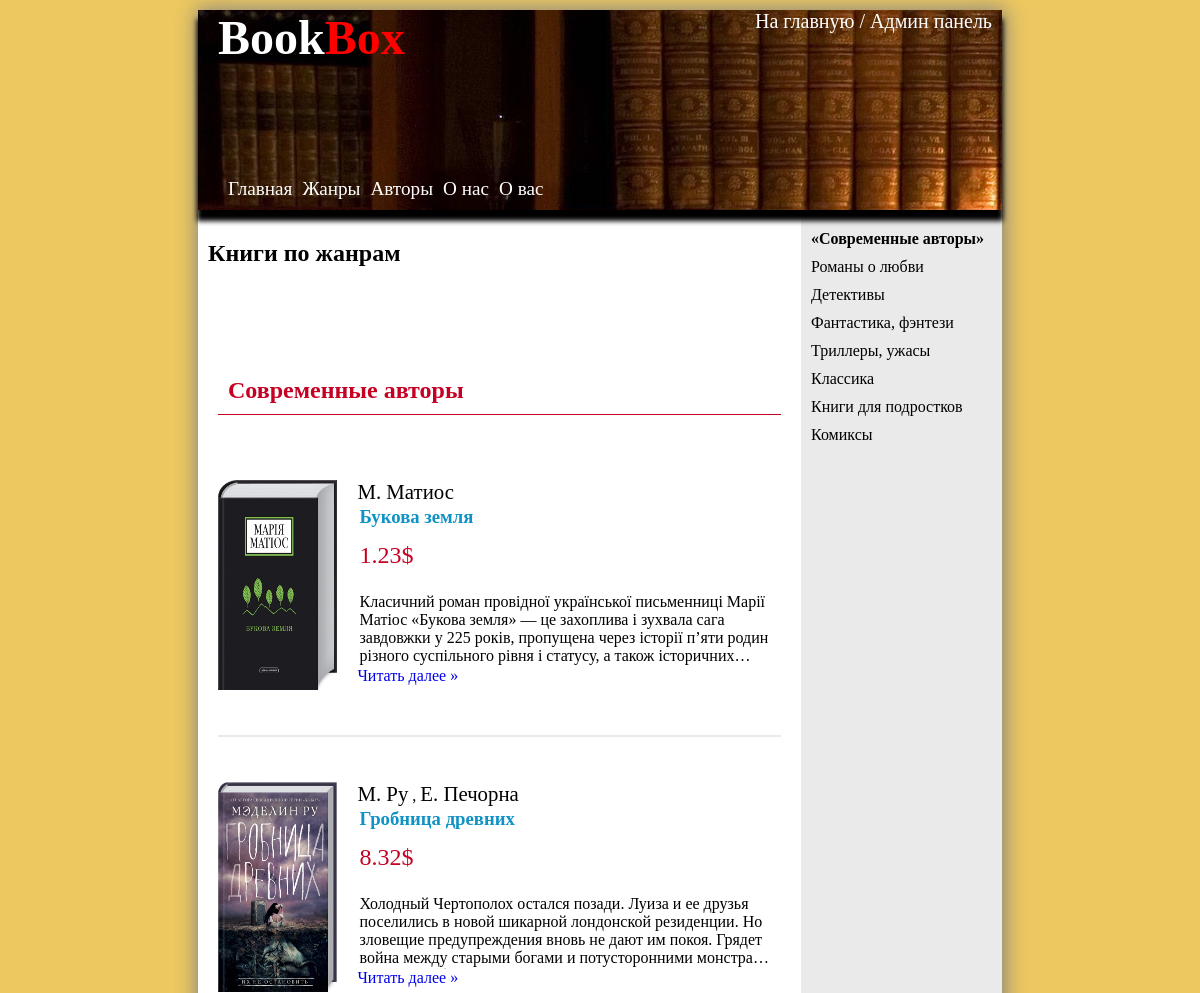
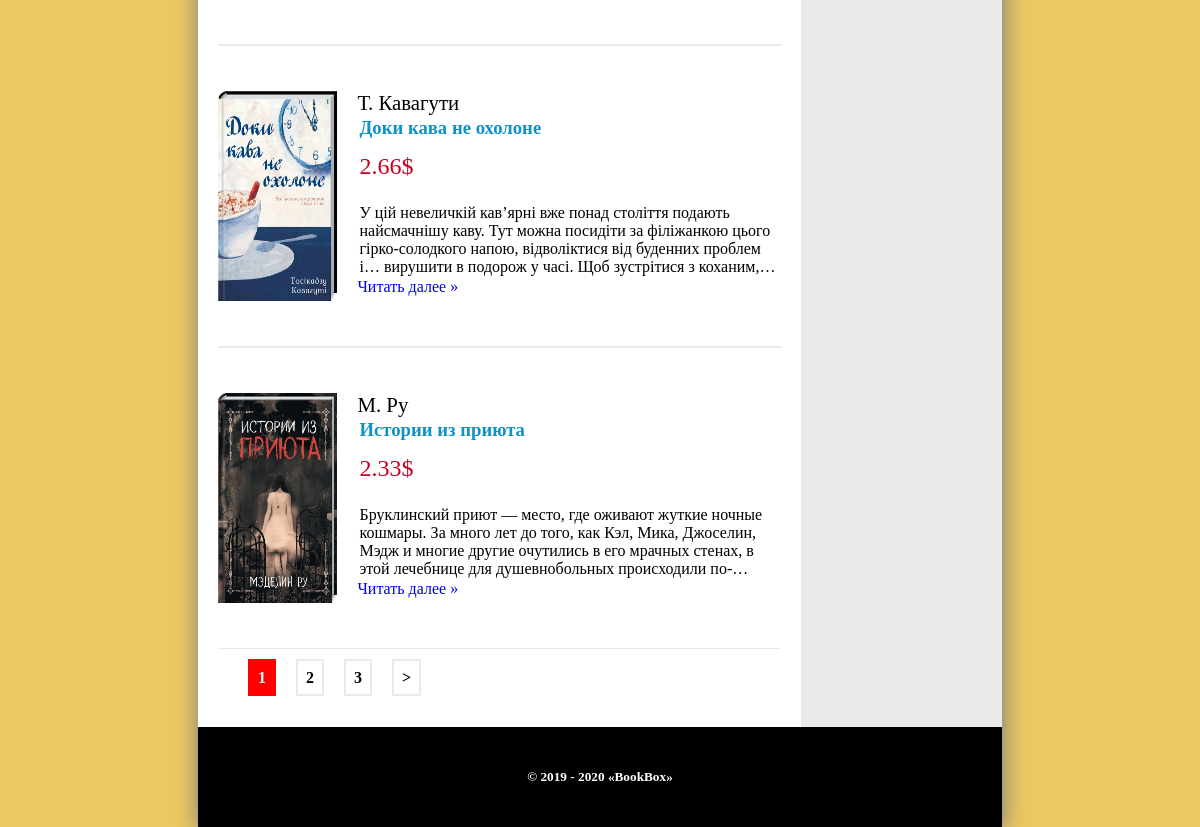
The page /catalog/1/page-1 on the database its author committed (2 pictures, top to bottom).
### tables this page shows
CREATE TABLE `genres` (
  `id` int(11) NOT NULL,
  `name_genre` varchar(20) NOT NULL,
  `genre_description` text NOT NULL
);

CREATE TABLE `books` (
  `id` bigint(20) NOT NULL,
  `name_book` varchar(20) NOT NULL,
  `description` text NOT NULL,
  `price` float NOT NULL,
  `author_id` int(20) NOT NULL,
  `genre_id` int(20) NOT NULL,
  `image` mediumtext NOT NULL
);

CREATE TABLE `authors` (
  `id` int(11) NOT NULL,
  `name_author` varchar(255) NOT NULL,
  `information` text NOT NULL
);

### config/routes.php (called while the page is built)
<?php
return array(
    'books/([0-9]+)' => 'books/view/$1',
    'author/([0-9]+)' => 'books/author/$1',
    'books' => 'books/index',
    'catalog/([0-9]+)/page-([0-9]+)' => 'catalog/view/$1/$2',
    'catalog/([0-9]+)' => 'catalog/view/$1',
    'catalog' => 'catalog/index',
    'views/admin/([0-9]+)' => 'admin/view/$1',
    'views/admin/updbook/([0-9]+)' => 'admin/updbook/$1',
    'views/admin/addbook' => 'admin/addBook',
    'views/admin' => 'admin/adminPanel',
    'buyform/([0-9]+)' => 'mainpage/buyform/$1',
    'bookbox' => 'mainpage/index',
);

### controllers/CatalogController.php (called while the page is built, shortened)
<?php
class CatalogController
{
    public function actionView($catalog, $page = 1)
    {
        $total = Books::getTotalBooksInCategory($catalog);
        $pagination = new Pagination($total, $page, Catalog::SHOW_BY_DEFAULT, 'page-');
        $catalogItems = Catalog::getCatalogItemById($catalog, $page);
        $genresList = Genres::getGenresList();
        $authorsList = Books::getAuthorsList();
        require_once(ROOT . '/views/catalog/view.php');
        return true;
    }
}

### index.php (called while the page is built, shortened)
<?php
require_once(ROOT.'/components/Autoload.php');
(new Router)->run();

### models/Genres.php (called while the page is built)
<?php
class Genres
{
    public static function getGenresList()
    {
        $db = Db::getConnection();
        $result = $db->query('SELECT id, name_genre FROM genres');
        $genresList = array();
        $i = 0;
        while ($row = $result->fetch()) {
            $genresList[$i]['id'] = $row['id'];
            $genresList[$i]['name_genre'] = $row['name_genre'];
            $i++;
        }
        return $genresList;
    }
}

### models/Catalog.php (called while the page is built, shortened)
<?php
class Catalog
{
    public static function getCatalogItemById($id, $page = 1)
    {
        $db = Db::getConnection();
        $offset = ($page - 1) * self::SHOW_BY_DEFAULT;
        $result = $db->query('SELECT books.id, books.name_book, books.description, books.price,
                                books.image, books.author_id, GROUP_CONCAT(authors.name_author SEPARATOR ", ")
                                AS name_author FROM books
                                INNER JOIN authors ON books.author_id = authors.id
                                WHERE books.genre_id='.$id.'
                                GROUP BY name_book
                                LIMIT ' . self::SHOW_BY_DEFAULT
                                . ' OFFSET ' . $offset);
        $catalogItems = array();
        $i = 0;
        while ($row = $result->fetch()) {
            $catalogItems[$i]['id'] = $row['id'];
            $catalogItems[$i]['name_book'] = $row['name_book'];
            $catalogItems[$i]['description'] = $row['description'];
            $catalogItems[$i]['price'] = $row['price'];
            $catalogItems[$i]['image'] = $row['image'];
            $catalogItems[$i]['author_id'] = $row['author_id'];
            $catalogItems[$i]['name_author'] = $row['name_author'];
            $i++;
        }
        return $catalogItems;
    }
}

### models/Books.php (called while the page is built, shortened)
<?php
class Books
{
    public static function getTotalBooksInCategory($id)
    {
        $id = intval($id);
        if ($id) {
            $db = Db::getConnection();
            $result = $db->query('SELECT count(id) FROM books WHERE genre_id='. $id);
            $result->setFetchMode(PDO::FETCH_ASSOC);
            $row = $result->fetch();
            return $row['count(id)'];
        }
    }
    public static function getAuthorsList()
    {
        $db = Db::getConnection();
        $result = $db->query('SELECT * from authors');
        $authorList = array();
        $i = 0;
        while ($row = $result->fetch()) {
            $authorList[$i]['id'] = $row['id'];
            $authorList[$i]['name_author'] = $row['name_author'];
            $authorList[$i]['information'] = $row['information'];
            $i++;
        }
        return $authorList;
    }
}

### components/Autoload.php (called while the page is built, shortened)
<?php
spl_autoload_register(function ($class_name){
    $array_paths = array(
        '/models/',
        '/components/',
        '/admin/'
    );
    foreach ($array_paths as $path) {
        $path = ROOT . $path . $class_name . '.php';
    }
});

### views/catalog/view.php (the view, shortened to what this page needs)
<?php include ROOT . '/views/loyouts/header.php';?>
<div class="rightside">
    <ul>
        <?php foreach($genresList as $genresItem):?>
            <li>
                <?php if($genresItem['id'] == $catalog):?>
                    <a href="/bookbox/catalog/<?php echo $genresItem['id'];?>/page-1" style="font-weight: 600;">
                    &#xab;<?php echo $genresItem['name_genre'];?>&#xbb;
                    </a>
                    <?php else:?>
                    <a href="/bookbox/catalog/<?php echo $genresItem['id'];?>/page-1">
                        <?php echo $genresItem['name_genre'];?>
                    </a>
                <?php endif;?>
            </li>
        <?php endforeach;?>
    </ul>
</div>
    <div class="nav">
    <h2>Книги по жанрам</h2>
        <div class="book-container">
        <?php foreach($genresList as $genresItem):?>
            <?php if($genresItem['id'] == $catalog):?>
                <h2><?php echo $genresItem["name_genre"]?></h2>
            <?php endif;?>
        <?php endforeach;?>
        <?php foreach($catalogItems as $catalogItem):?>
                <div class="book">
                    <div class="book-img">
                        <a href="/bookbox/books/<?php echo $catalogItem["id"]?>">
                            <?php echo '<img src="\bookbox/assets/img/'.$catalogItem["image"].'" title="'.$catalogItem["name_book"].'">' ;?>
                        </a>
                    </div>
                <div class="book-info">
                    <?php $autors = explode(", ", $catalogItem['name_author']);$i=0;?>
                    <?php foreach($autors as $aItem):?>
                        <?php foreach($authorsList as $authorsItem):?>
                            <?php if($aItem == $authorsItem['name_author']):?>
                                <a href="/bookbox/author/<?php echo $authorsItem["id"]?>" style="text-decoration: none; color: black;">
                                     <?php if($i > 0):?>
                                        <?php echo ', ';?>
                                     <?php endif;?>
                                    <span style="color: black; font-size: 1.3em;"><?php echo $authorsItem['name_author'];?></span>
                                </a>
                                <?php $i++;?>
                            <?php endif;?>
                        <?php endforeach;?>
                    <?php endforeach;?>
                    <a href="/bookbox/books/<?php echo $catalogItem["id"]?>" style="text-decoration: none;">
                        <h3 class="book-name"><?php echo $catalogItem['name_book'];?></h3>
                    </a>
                    <p class="book-price"><?php echo $catalogItem['price'];?>$</p>
                    <p class="book-description"><?php echo $catalogItem['description'];?></p>
                  <a href="/bookbox/books/<?php echo $catalogItem["id"]?>" style="text-decoration: none;"> Читать&nbsp;далее&nbsp;»</a>
                </div>
            </div>
        <?php endforeach;?>
             <?php echo $pagination->get(); ?>
        </div>
    </div>
<?php include ROOT . '/views/loyouts/footer.php';?>

### components/Router.php (shortened to what this page needs)
<?php
class Router
{
    private $routes;
    public function __construct()
    {
        $routesPath = ROOT . '/config/routes.php';
        $this->routes = include($routesPath);
    }
    private function getURI()
    {
        if (!empty($_SERVER['REQUEST_URI'])) {
            return trim($_SERVER['REQUEST_URI'], '/');
        }
    }
    public function run()
    {
        $uri = $this->getURI();
        foreach ($this->routes as $uriPattern =>$path) {
            if (preg_match("~$uriPattern~", $uri)) {
                $internalRoute = preg_replace("~$uriPattern~", $path, $uri);
                $segment = explode('/', $internalRoute);
                array_shift($segment);
                $controllerName = ucfirst(array_shift($segment)) . 'Controller';
                $actionName = 'action' . ucfirst(array_shift($segment));
                $parameters = $segment;
                $controllerObject = new $controllerName;
                $result = call_user_func_array(array($controllerObject, $actionName), $parameters);
                if ($result != null) {
                    break;
                }
            }
        }
    }
}

### views/loyouts/header.php (shortened to what this page needs)
<!DOCTYPE html>
<html lang="en">
<head>
    <link rel="stylesheet" href="/bookbox/assets/css/main.css">
</head>
<body>
<div class="container">
  <div class="App">
      <div class="header">
        <h1><a href="/bookbox">Book<span>Box</span></a></h1>
        <div style="position: absolute; right: 10px; color: white; font-size: 20px;margin-left: 100px;">
          <a href="/bookbox">На главную</a> /
          <a href="/bookbox/views/admin/mainadmin">Админ панель</a>
        </div>
        <ul>
          <li><a href="/bookbox">Главная</a></li>
          <li><a href="#">Жанры</a></li>
          <li><a href="#">Авторы</a></li>
          <li><a href="#">О нас</a></li>
          <li><a href="#">О вас</a></li>
        </ul>
      </div>

### components/Pagination.php (shortened to what this page needs)
<?php
class Pagination
{
    private $max = 10;
    private $index = 'page';
    private $current_page;
    private $total;
    private $limit;
    public function __construct($total, $currentPage, $limit, $index)
    {
        $this->total = $total;
        $this->limit = $limit;
        $this->index = $index;
        $this->amount = $this->amount();
    }
    public function get()
    {
        $links = null;
        $limits = $this->limits();
        $html = '<ul class="pagination" style="display: flex;  list-style-type: none;margin: 0;padding: 10px;margin: 10px;">';
        for ($page = $limits[0]; $page <= $limits[1]; $page++) {
            if ($page == $this->current_page) {
                $links .= '<li class="active" style=""><a href="#" style="font-weight: 600;text-decoration: none;color:white;margin: 10px; padding: 10px;background-color: red;">' . $page . '</a></li>';
            } else {
                $links .= $this->generateHtml($page);
            }
        }
        if (!is_null($links)) {
            if ($this->current_page < $this->amount)
                $links .= $this->generateHtml($this->amount, '&gt;');
        }
        $html .= $links . '</ul>';
        return $html;
    }
    private function generateHtml($page, $text = null)
    {
        if (!$text)
            $text = $page;
        $currentURI = rtrim($_SERVER['REQUEST_URI'], '/') . '/';
        $currentURI = preg_replace('~/page-[0-9]+~', '', $currentURI);
        return
                '<li><a style="font-weight: 600;text-decoration: none;margin: 10px; padding: 8px;border: 2px solid #eaeaea;color: black;" href="' . $currentURI . $this->index . $page . '">' . $text . '</a></li>';
    }
    private function limits()
    {
        $left = $this->current_page - round($this->max / 2);
        $start = $left > 0 ? $left : 1;
        if ($start + $this->max <= $this->amount) {
            $end = $start > 1 ? $start + $this->max : $this->max;
        } else {
            $end = $this->amount;
            $start = $this->amount - $this->max > 0 ? $this->amount - $this->max : 1;
        }
        return
                array($start, $end);
    }
    private function setCurrentPage($currentPage)
    {
        $this->current_page = $currentPage;
    }
    private function amount()
    {
        return ceil($this->total / $this->limit);
    }
}

### views/loyouts/footer.php
</div>
<div class="footer">
    <h5 >© 2019 - 2020 «BookBox»</h5>
</div>
    </div>
</body>
</html>

### assets/css/main.css (style rules this page uses)
* { font-family: Areal; }
ul { list-style-type: none; margin: 0; padding: 0; }
body { box-sizing: border-box; padding: 0; margin: 0; background-color: #edc860; padding-top: 10px; min-width: 1000px; }
.container { width: 67%; margin: 0 auto; box-shadow: 1px 1px 20px 2px gray; }
.App { display: grid; grid-template-areas: "h h" "n c" "b b"; grid-auto-columns: 9fr 3fr; }
.header { grid-area: h; background-color: black; height: 200px; color: white; background-image: url("../img/hbg.jpg"); position: relative; display: flex; box-shadow: 0px 10px 5px 1px black; }
.header h1 { margin: 0; margin-left: 20px; font-size: 3em; }
.header h1 span { color: red; }
.header a { color: white; text-decoration: none; }
.header ul { display: flex; position: absolute; bottom: 10px; left: 20px; font-size: 1.2em; }
.header ul li { margin-left: 10px; }
.nav { grid-area: n; background-color: white; height: 100%; }
.nav h2, h3 { padding: 10px; }
.rightside { grid-area: c; background-color: #eaeaea; }
.rightside ul { list-style: none; padding: 15px 10px; margin: 0; }
.rightside ul li { padding: 5px 0; }
.rightside ul li a { text-decoration: none; color: black; }
.book-container { margin-top: 50px; padding: 20px; min-height: 500px; }
.book-container h2 { border-bottom: 1px solid #c50023; color: #c50023; }
.book:nth-child(2) { border-top: none; }
.book { display: flex; justify-content: center; align-items: center; height: 300px; border-bottom: 1px solid #eaeaea; border-top: 1px solid #eaeaea; }
.book-img { height: 210px; width: 22%; margin-right: 20px; }
.book-img img { height: 210px; width: 100%; }
.book-info { width: 78%; height: 210px; }
.book-info p, h3 { margin: 0; padding: 2px; }
.book-price { color: #c50023; font-size: 1.5em; margin-top: 10px !important; }
.book-description { display: -webkit-box; -webkit-line-clamp: 4; -webkit-box-orient: vertical; overflow: hidden; word-wrap: break-word; margin-top: 20px !important; }
.book-name { color: #0f92c5; }
.footer { grid-area: b; background-color: black; height: 100px; display: flex; justify-content: center; align-items: center; }
.footer h5 { margin: 0; padding: 0; color: white; }

### rows shown on the page
genres: name_genre "Современные авторы"
genres: name_genre "Романы о любви"
genres: name_genre "Детективы"
genres: name_genre "Фантастика, фэнтези"
genres: name_genre "Триллеры, ужасы"
genres: name_genre "Классика"
genres: name_genre "Книги для подростков"
genres: name_genre "Комиксы"
books: image (picture), name_author "М. Матиос", name_book "Букова земля", price "1.23", description "Класичний роман провідної української письменниці Марії Матіос «Букова земля» — це захоплива і зухвала сага завдовжки у 225 років, пропущена через історії п’яти родин різного суспільного рівня і статусу, а також…"
books: image (picture), name_author "М. Ру", name_book "Гробница древних", price "8.32", description "Холодный Чертополох остался позади. Луиза и ее друзья поселились в новой шикарной лондонской резиденции. Но зловещие предупреждения вновь не дают им покоя. Грядет война между старыми богами и потусторонними…"
authors: name_author "Е. Печорна"
books: image (picture), name_author "Т. Кавагути", name_book "Доки кава не охолоне", price "2.66", description "У цій невеличкій кав’ярні вже понад століття подають найсмачнішу каву. Тут можна посидіти за філіжанкою цього гірко-солодкого напою, відволіктися від буденних проблем і… вирушити в подорож у часі. Щоб зустрітися з коханим,…"
books: image (picture), name_author "М. Ру", name_book "Истории из приюта", price "2.33", description "Бруклинский приют — место, где оживают жуткие ночные кошмары. За много лет до того, как Кэл, Мика, Джоселин, Мэдж и многие другие очутились в его мрачных стенах, в этой лечебнице для душевнобольных…"

### other values the page prints
$text "2"
$text "3"
$text ">"
